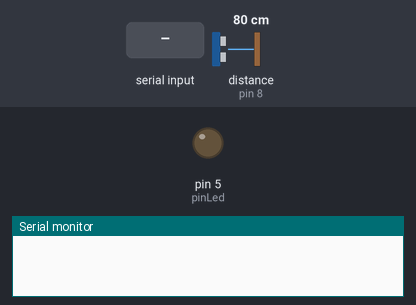
The sketch below on a simulated Arduino Uno, built with avr-gcc and run on an emulated ATmega328P. Shown: output pins drawn as LEDs (lit = HIGH), the last lines printed to the serial monitor. Inputs (shaded band) come from the test bench; at power-on: distance to the obstacle (sensor on pin 8) 80 cm. The echo pulse lasts 58.3 µs per cm.

Above: at 1.2 s.
1.3 s: "90,45\n" received over Serial
At 3.4 s:
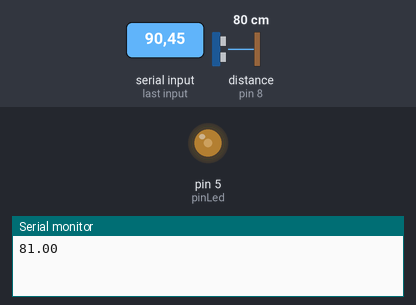
3.8 s: "30,150\n" received over Serial
At 5.4 s:
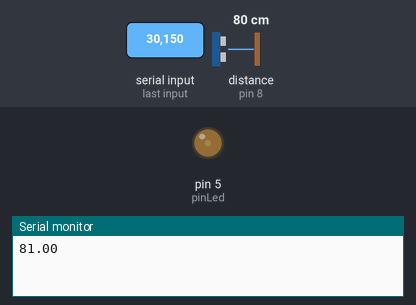
6.3 s: "200\n" received over Serial
At 8.4 s:
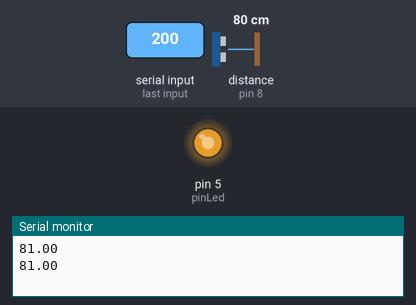
8.8 s: "90\n" received over Serial
At 10.2 s:
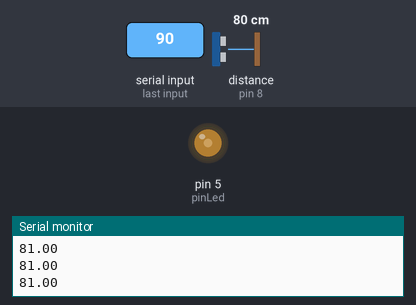
Timing chart, 0 to 11.8 s (numbered marks = the images above; inputs shaded):
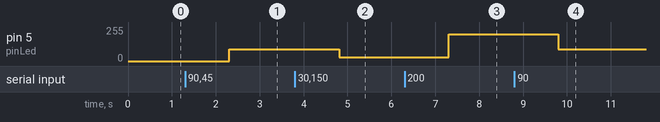

The sketch:

Q0722_Sketch_Arduino.ino
```cpp
// INCLUSÃO DE BIBLIOTECAS
#include <NewPing.h>

// DEFINIÇÕES DE PINOS
#define pinTrig 7
#define pinEcho 8

#define pinLed 5

// DEFINIÇÕES
#define MAX_DISTANCE 100
#define DELAY_LEITURA 3000


// INSTANCIANDO OBJETOS
NewPing sonar(pinTrig, pinEcho, MAX_DISTANCE);

// DECLARAÇÃO DE FUNÇÕES


// DECLARAÇÃO DE VARIÁVEIS
unsigned long ultimaLeitura;

void setup() {
  Serial.begin(9600);

  pinMode(pinLed, OUTPUT);
}

void loop() {
  if ( millis() - ultimaLeitura > DELAY_LEITURA) {
    float distancia = sonar.ping_cm();

    if ( distancia > 0)  { // Se não houver objeto na frente não envia nada
      Serial.println(distancia);
    }
    ultimaLeitura = millis();
  }

  if (Serial.available()) {
    String mensagem = Serial.readString();
    int intensidade = mensagem.toInt();
    analogWrite(pinLed, intensidade);
  }
}

// IMPLEMENTO DE FUNÇÕES
```

Measured:
- after the input at 1.3 s, pin 5 (pinLed): 0/255 → 90/255 after 1.0 s
- after the input at 3.8 s, pin 5 (pinLed): 90/255 → 30/255 after 1.0 s
- after the input at 6.3 s, pin 5 (pinLed): 30/255 → 200/255 after 1.0 s
- after the input at 8.8 s, pin 5 (pinLed): 200/255 → 90/255 after 1.0 s
